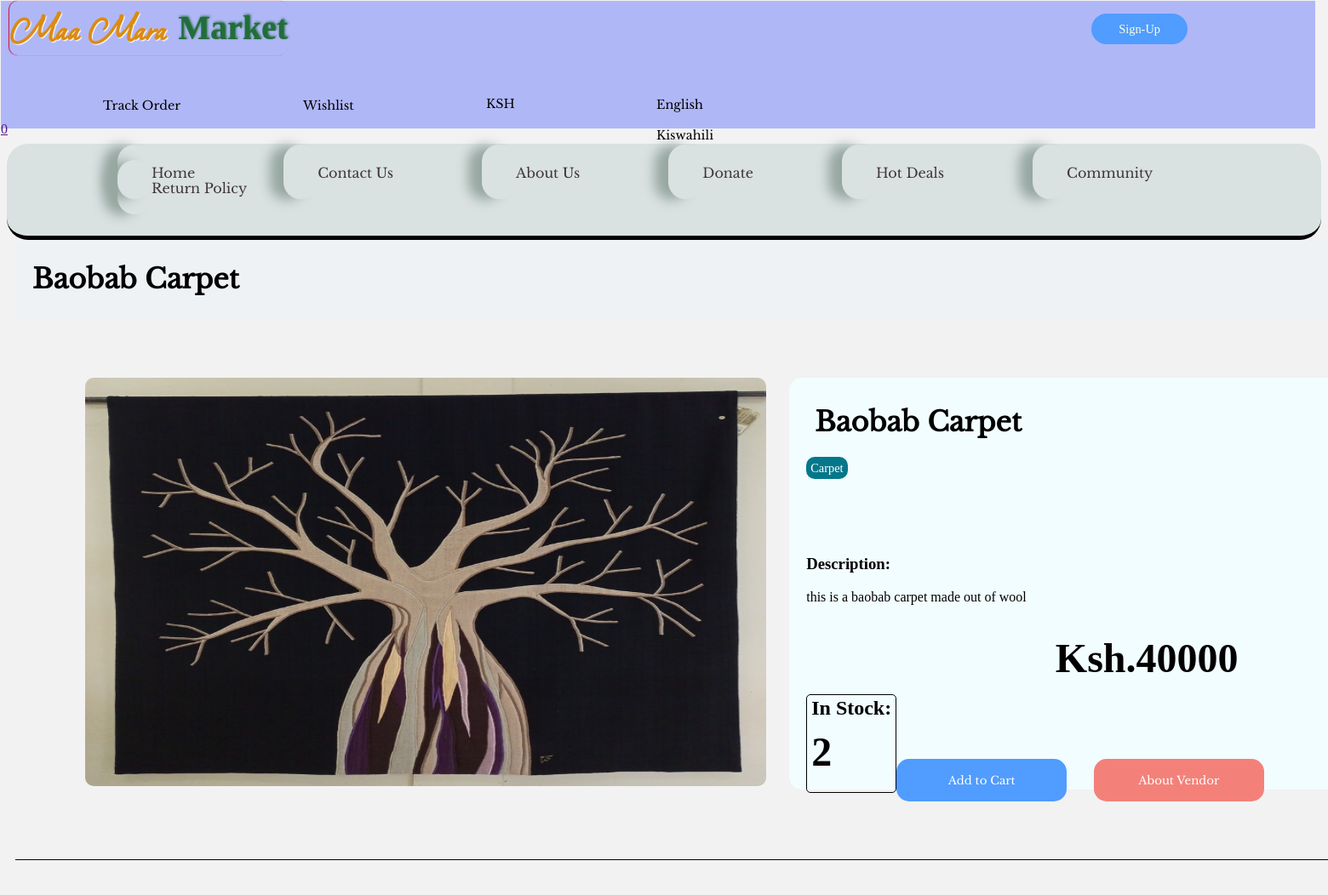
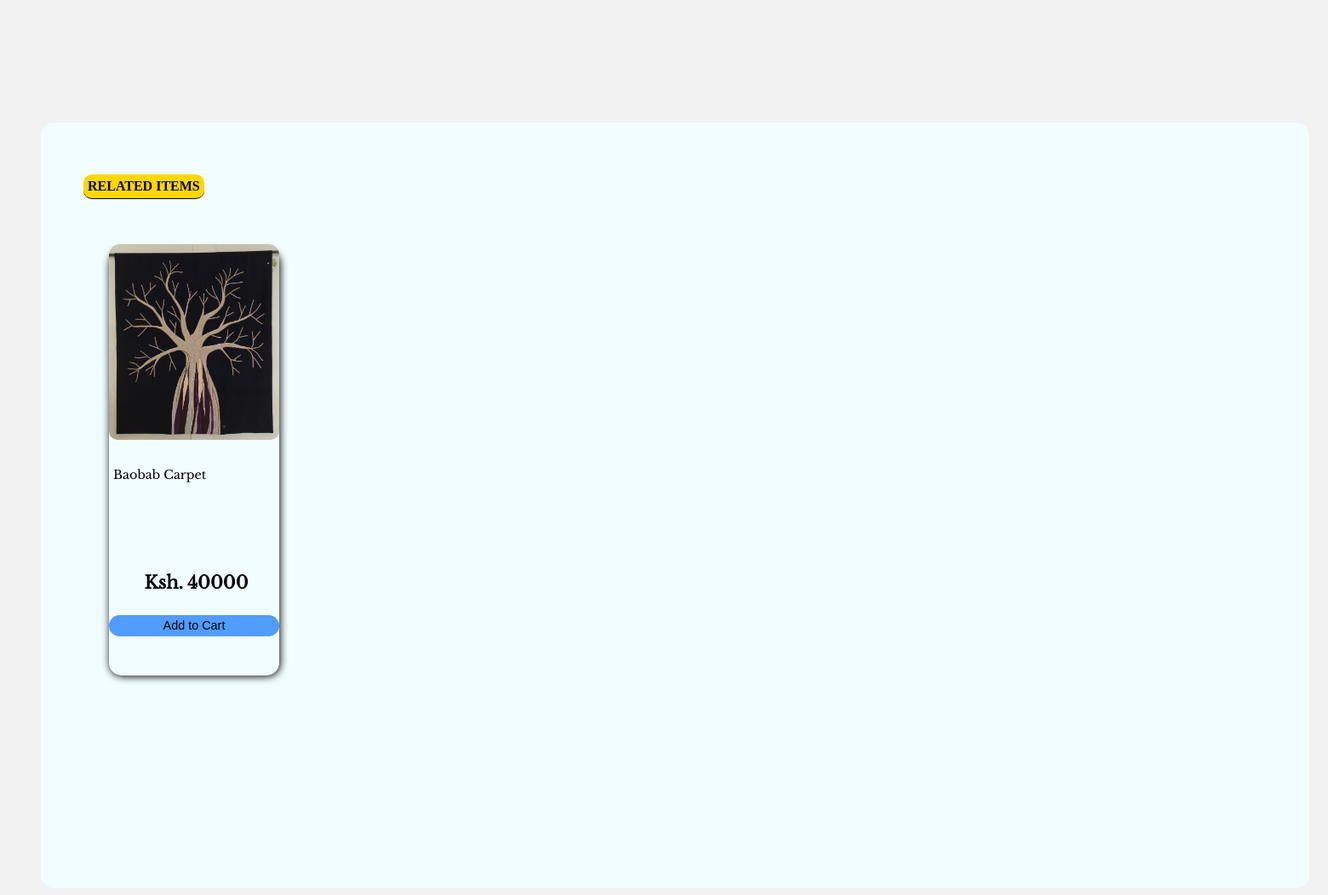
Page /item-detai/baobab-carpet/ on the committed database (2 pictures, top to bottom).
### shop/models.py (models this page shows, shortened)
class Item(models.Model):
    SIZE_CHOICES = (
    ('Small', 'small'),
    ('medium', 'medium'),
    ('large', 'large'),
    ('extra-large', 'XL'),
    ('double-extra-large', 'XXL'),
    ('triple-extra-large', 'XXXL'),
    ('free-size', 'Free size'),
    (' 36', ' 36'),
    ('37 ', '37 '),
    (' 38', '38 '),
    ('39 ', ' 39'),
    ('40 ', '40 '),
    ('41 ', ' 41'),
    (' 42', ' 42'),
    (' 43', ' 43'),
    (' 44', ' 44'),
    (' 45', ' 45'),
    ('46 ', ' 46'),
    (' 47', ' 47'),
    )
    AGE_CHOICES =(
        (' 0-3 m', ' 0-3 months'),
        (' 3-6 m', ' 3-6 months '),
        (' 6-9 m', ' 6-9 months'),
        (' 9-12 m', ' 9-12 months'),
        ('12-18 m ', ' 12-18 months'),
        ('18-24 m ', ' 18-24 months'),
        ('2 y ', ' 2 years'),
        ('3 y ', ' 3 years'),
        ('4 y ', '4 years '),
        ('6-7 y ', ' 6-7 years'),
        ('8-10 y ', ' 8-10 years'),
        ('11-13 y ', ' 11-13 years'),
        ('14+ y ', ' 14+ years'),
    )
    GENDER_CHOICES =(
        ('men ', ' For Men'),
        (' women', ' For women'),
        (' children', 'For Children '),
        ('unisex ', ' Unisex'),
    )
    category = models.ForeignKey('Category', related_name='items', on_delete=models.CASCADE)
    image = models.ImageField(upload_to='media/', blank=False, null=False)
    name = models.CharField(max_length=40, blank=False, null=False)
    size = models.CharField(max_length=30, choices=SIZE_CHOICES, blank=True, null=True)
    description = models.TextField(blank=False, null=False)
    gender_based = models.CharField(max_length=15, choices=GENDER_CHOICES, blank=True, null=True)
    children_size_based_age = models.CharField(max_length=15, choices=AGE_CHOICES, blank=True, null=True)
    price = models.IntegerField(blank=False, null=False)
    discount_price = models.IntegerField(blank=True, null=True)
    in_stock = models.IntegerField(blank=False,null=False)
    created_by = models.ForeignKey('auth.User', related_name='items', on_delete=models.CASCADE)
    available = models.BooleanField(default=True)
    updated = models.DateTimeField(auto_now=True)
    created_at = models.DateTimeField(auto_now_add=True)
    slug = models.SlugField(max_length=200, unique=True, blank=True)
    image_hash = models.CharField(max_length=64, unique=True, blank=True, null=True)  # New field
    class Meta:
        ordering = ('-created_at',)

class Category(models.Model):
    name = models.CharField(max_length=100, unique=True)
    slug = models.SlugField(unique=True, blank=True)
    class Meta:
        ordering = ('name',)
        verbose_name_plural = 'categories'
    def __str__(self):
        return self.name

### shop/views.py (the view)
def item_detail(request, slug):
    item = get_object_or_404(Item, slug=slug)
    related_items = Item.objects.filter(category=item.category, slug=slug)[:10]
    return render(request, 'items/item_detail.html', {'item': item, 'related_items': related_items})

### oder/context_processors.py (called while the page is built)
def cart_item_count(request):
    if request.user.is_authenticated:
        qs = Order.objects.filter(user=request.user, status='pending')
        if qs.exists():
            return {'cart_item_count': qs[0].items.count()}
    return {'cart_item_count': 0}

### core/templates/items/item_detail.html (shortened to what this page needs)
{% load static %}
<!DOCTYPE html>
<html>
<head>
    <link rel="stylesheet" href="{% static 'style.css' %}">
    <link rel="stylesheet" href="https://cdn.jsdelivr.net/npm/bootstrap-icons@1.11.3/font/bootstrap-icons.min.css">
</head>
<body>
    <header>
        <div class="header_text">
            <div class="logo_name">
                <a href="#">Maa Mara <span>Market</span></a>
            </div>
            <div class="right_navbar">
                <nav class="middle_nav">
                    <a href="#">Track Order</a>
                    <a href="#">Wishlist</a>
                    <div class="wrap-nav">
                        <div class="cash">
                            <a href="#">KSH<span class="arrowDwn"></span></a>
                        </div>
                        <div class="language">
                            <a href="#">English<span class="arrowDwn"></span></a>
                            <div class="kiswahili">
                                <a href="#">Kiswahili</a>
                            </div>
                        </div>
                    </div>
                </nav>
            </div>
            <div class="header_nav">
                <nav class="main_nav_right">
                    <div class="Sign-Up_btn">
                        <a href="{% url 'register' %}">Sign-Up</a>
                    </div>
                </nav>
            </div>
            <div class="cart-logo">
                <a href="{{ get_absolute_cart_detail_url }}">
                    <span class="integer">0</span>
                </a>
            </div>
        </div>
    </header>
    <aside class="navigation">
        <nav class="colour_background">
            <ul>
                <li><a href="#"><span class="ionicicon"><ion-icon name="home-outline"></ion-icon></span>Home</a></li>
                <li class="call_us"><a href="{% url 'contact' %}"><span class="ionicicon"><ion-icon name="call-outline"></ion-icon></span>Contact Us</a></li>
                <li><a href="{% url 'about' %}"><span class="ionicicon"><ion-icon name="heart-circle-outline"></ion-icon></span>About Us</a></li>
                <li><a href="{% url 'donate' %}"><span class="ionicicon"><ion-icon name="heart-circle-outline"></ion-icon></span>Donate</a></li>
                <li><a href="#"><span class="ionicicon"><ion-icon name="flame-outline"></ion-icon></span>Hot Deals</a></li>
                <li><a href="{% url 'shop:item_list' %}"><span class="ionicicon"><ion-icon name="people-outline"></ion-icon></span>Community</a></li>
                <li><a href="#"><span class="ionicicon"><ion-icon name="airplane-outline"></ion-icon></span>Return Policy</a></li>
            </ul>
        </nav>
    </aside>
        <div class="">
    <div class="item_card">
        <div class="item-title"><h1>{{item.name}}</h1></div>
        <div class="detail-image">
        <img src="{{ item.image.url }}" alt="{{ item.name }}"></div>
        <div class="other-details"><section class="love-item"></section>
        <p class="item_name"><h1 class="item-name">{{ item.name }}</h1></p>
        <p class="category">{{ item.category}}</p>
        <p class="item_description"><h3 >Description:</h3> {{ item.description }}</p>
        <h2>
            {% if item.discount_price %}
            <div class="save_upto_detail">-{{item.get_save_upto}}/- </div>
            <del class="discount"><div class="price_list"><h1>Ksh.</h1><h1 class="price"> {{ item.price }} </h1></div></del>
            <div class="price_list"><h1>Ksh.</h1><h1 class="price"> {{item.discount_price}} </h1></div>
            {% else %}
            <div class="price_list"><h1>Ksh.</h1><h1 class="price"> {{ item.price }} </h1></div>
            {% endif %}
        <div class="item_instock">In Stock: <br><h1>{{ item.in_stock }}</h1></div>
        <div class="buttons">
            <form method="post" action="{% url 'order:add_to_cart' item.slug %}">
               <button type="submit">Add to Cart</button>
           </form>
           <a href="{% url 'order:remove_from_cart' item.slug %}">
            <div class="vendor_info"><button type="submit">About Vendor</button></div></div>
        <div class="ratesIcon">
        <span class="rates"><ion-icon name="star"></ion-icon></span>
        <span class="rates"><ion-icon name="star"></ion-icon></span>
        <span class="rates"><ion-icon name="star"></ion-icon></span>
        <span class="rates"><ion-icon name="star"></ion-icon></span>
        <span class="rates"><ion-icon name="star-half-outline"></ion-icon></span></div>
    </div>
    </div>
    <div class="new_arrival">
        <div class="page_title">
            <h1>RELATED ITEMS</h1>
        </div>
        {% for item in related_items %}
        <div class="content" >
            <a class="details" href="{{get_absolute_url}}">
            <img src="{{ item.image.url }}" alt=""></a>
            <span class="love"></span>
            <p class="item_name">{{ item.name }}</p>
            <h2>
                {% if item.discount_price %}
                <div class="save_upto">-{{item.get_save_upto}}/- </div>
                <del class="discount"><div class="price_list"><h1>Ksh.</h1><h1 class="price"> {{ item.price }} </h1></div></del>
                <div class="price_list"><h1>Ksh.</h1><h1 class="price"> {{item.discount_price}} </h1></div>
                {% else %}
                <div class="price_list"><h1>Ksh.</h1><h1 class="price"> {{ item.price }} </h1></div>
                {% endif %}
            </h2>
           <button class="pluscart"> Add to Cart</button>
            <span class="rates"><ion-icon name="star"></ion-icon></span>
            <span class="rates"><ion-icon name="star"></ion-icon></span>
            <span class="rates"><ion-icon name="star"></ion-icon></span>
            <span class="rates"><ion-icon name="star"></ion-icon></span>
            <span class="rates"><ion-icon name="star-half-outline"></ion-icon></span></div>
            {% endfor %}
</body>
</html>

### static/style.css (style rules this page uses)
html { width: 100%; -webkit-text-size-adjust: 100%; flex-wrap: wrap; overflow-x: hidden; overflow-y: visible; margin: 0 0 0 10px; justify-content: center; }
body { display: block; background: #f2f2f2; justify-content: center; overflow: wrap; position: relative; }
.header_text { justify-content: center; align-content: stretch; }
header { width: 100%; display: flex; justify-content: flex-start; height: 150px; background-color: rgba(98, 113, 253, 0.459); flex-wrap: wrap; grid-template-columns: 1000px 1000px; margin: -7px 0 0 -17px; float: none; }
.logo_name { display: flex; justify-content: flex-start; }
.logo_name a { font-size: 50px; text-decoration: none; font-family: telo; margin: 0 0 0 10px; text-shadow: 1px 1px 1px #ffffff; color: rgb(219, 139, 19); box-shadow: -1px 0px 1px rgb(207, 15, 56); border-radius: 10px; font-weight: bold; }
.logo_name span { font-size: 40px; text-decoration: none; font-family: jaka; margin: 0 0 0 5px; color: rgb(34, 109, 59); text-shadow: 1px -1px 3px; }
.language { list-style: none; margin: -24px 0 0 700px; right: 400px; width: 100px; }
.cash { margin: -20px 0 0 500px; width: inherit; height: 25px; width: 100px; }
.cash a { margin: 0px 0 0 0px; }
.middle_nav { list-style: none; justify-content: center; display: inline; padding: 0 0 30px 0px; width: 50px; }
.right_navbar { margin: 50px 0 0 0px; overflow-x: wrap; }
.wrap-nav { width: 30px; margin: 0 0 0 -50px; background-color: #000000; height: 30px; }
.right_navbar a { text-decoration: none; color: black; font-size: 0.9rem; font-family: jayb; margin: 0px 0 10px 100px; padding: 0px; display: inline; padding: 20px ; font-weight: 400; }
.header_nav { position: absolute; justify-content: flex-end; align-items: center; width: 100%; top: 5px; }
.header_nav a { text-decoration: none; }
.Sign-Up_btn a { position: absolute; width: fit-content; margin: 5px 0 0 0px; border-radius: 2rem; background-color: rgb(80, 156, 255); height: auto; padding: 0.6rem 2rem; border: none; font-size: 0.9rem; top: 5px; text-decoration: none; right: 150px; cursor: pointer; color: #ffd; font-weight: 400; }
aside { position: relative; display: inline; background-color: rgb(41, 129, 206); list-style: none; height: inherit; text-wrap: wrap; margin: 1px 0 100px 1px; justify-content: space-between; transition: 1s; }
nav.colour_background { background-color: rgba(94, 141, 141, 0.164); padding: 10px 0 30px; width: 100%; border-radius: 25px; margin: 0 0 0 -10px; border-bottom: 5px solid; }
.navigation ul li { position: relative; display: inline; list-style: none; margin: 0 0 0 100px; list-style: none; line-height: 2px; }
.navigation ul li a { width: 0px; font-size: 1rem; font-weight: 100; font-family: jayb; text-decoration: none; box-shadow: 0px 0px 0.1px rgb(207, 207, 226); padding: 10px; margin: 5px 0 0 -20px; transform: translateX(10px); transition-duration: 0.3s; color: rgb(65, 54, 54); }
.navigation ul li a::after { content: ''; bottom: -20px; height: 3px; width: 80px; border-radius: 3px; position: absolute; background-color: #fff; margin: 0 0 0 -50px; transform: translateX(30px); transition-duration: 0.3s; transition-timing-function: ease-in-out; display: none; }
span.ionicicon ion-icon { font-size: 1.2rem; padding: 20px; margin: 0px 0px; box-shadow: -1pc 1px 10pt rgb(151, 167, 161); color: rgb(8, 39, 20); border-radius: 200px; }
.new_arrival { display: flex; margin: 185px 0 0 30px; flex-wrap: wrap; position: relative; width: 90%; border: none; padding: 50px; border-radius: 15px; background-color: #f2fdff; transition: 0.5s; height: 100vh; top: 0k; }
.details { text-decoration: none; }
.content { width: 200px; height: 500px; margin: 100px 0 60px 30px; box-shadow: 1px 1px 10px black; border-radius: 15px; flex-wrap: wrap; font-family: jayb; position: relative; }
.content img { width: 200px; border-top-left-radius: 10px; border-top-right-radius: 10px; flex-wrap: wrap; aspect-ratio: 1/1; }
.content p { font-size: 0.9rem; font-family: jayb; color: #000000; max-height: 25px; position: relative; word-wrap: break-word; }
.price_list { display: flex; justify-content: center; }
span.rates { margin: 0 0 0 1px; }
span.love { color: #f2f2f2; position: relative; top: -30%; padding-right: 3px; font-size: 1.7rem; z-index: 99; right: 5%; margin: 20px 0 0 -45px; cursor: pointer; }

### rows in the picture
Item: name "Baobab Carpet", image (picture), category "Carpet", description "this is a baobab carpet made out of wool", price "40000", in_stock "2"
